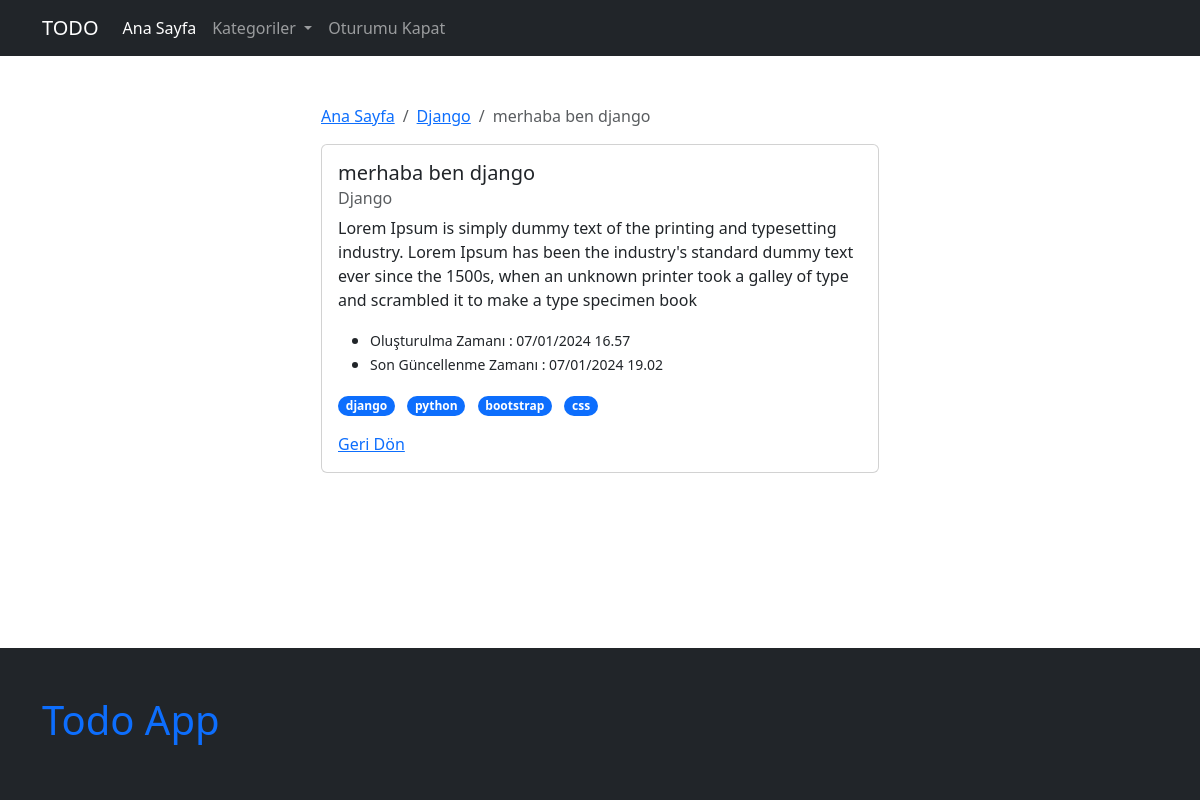
The app's page /category/django/todo/1/ (signed in) with its own data.
### todo/models.py (models this page shows, shortened)
class Todo(models.Model):
    user = models.ForeignKey(
        User, on_delete=models.CASCADE
    )  # kullanici silindigi zaman olusturdugu todolarda silinsin.
    category = models.ForeignKey(
        Category,
        on_delete=models.SET_NULL,
        null=True,
    )  # SET_NULL dersek null=True ifadesini
    title = models.CharField(max_length=200)
    content = models.TextField(blank=True, null=True)
    is_active = models.BooleanField(default=False)
    created_at = models.DateTimeField(auto_now_add=True)
    updated_at = models.DateTimeField(auto_now=True)
    tag = models.ManyToManyField(Tag)

class Category(models.Model):
    title = models.CharField(max_length=200)
    slug = AutoSlugField(populate_from="title", unique=True)
    is_active = models.BooleanField(default=False)
    def __str__(self):
        return self.title
    def get_absolute_url(self):
        return reverse(
            "category_view",
            kwargs={
                "category_slug": self.slug,
            },
        )  # kategori bilgilerinin ekrana daha kolay sekilde getirilmesini saglar. Bu fonksiyonu navbar.html sayfasindan cagirdik

class Tag(models.Model):
    title = models.CharField(max_length=200)
    slug = AutoSlugField(populate_from="title", unique=True)
    is_active = models.BooleanField(default=False)
    def __str__(self):
        return self.title
    def get_absolute_url(self):
        return reverse(
            "tag_view",
            kwargs={
                "tag_slug": self.slug,
            },
        )  # kategori bilgilerinin ekrana daha kolay sekilde getirilmesini saglar. Bu fonksiyonu navbar.html sayfasindan cagirdik

### todo/views.py (the view)
@login_required(login_url="/admin/login/")
def todo_detail_view(request, category_slug, id):
    todo = get_object_or_404(
        Todo, category__slug=category_slug, pk=id, user=request.user
    )
    context = dict(
        todo=todo,
    )
    return render(request, "todo/todo_detail.html", context)

### config/project_context_processors.py (called while the page is built)
def global_category_context(request):
    return dict(global_categories=Category.objects.filter(is_active=True))

### todo/templates/todo/todo_detail.html
{% extends 'core/base.html' %}
{% block container %}
<div class="col-sm-6 offset-sm-3">
    <nav aria-label="breadcrumb">
        <ol class="breadcrumb">
            <li class="breadcrumb-item"><a href="/">Ana Sayfa</a></li>
            <li class="breadcrumb-item"><a href="{{ todo.category.get_absolute_url }}">{{ todo.category.title }}</a>
            </li>
            <li class="breadcrumb-item active" aria-current="page">{{ todo.title }}</li>
        </ol>
    </nav>
    <div class="card">
        <div class="card-body">
            <h5 class="card-title">{{ todo.title }}</h5>
            <h6 class="card-subtitle mb-2 text-body-secondary">{{ todo.category }}</h6>
            <p class="card-text">{{ todo.content }}</p>
            <ul>
                <li><small>Oluşturulma Zamanı : {{ todo.created_at|date:"d/m/Y H.i" }}</small></li>
                <li><small>Son Güncellenme Zamanı : {{ todo.updated_at|date:"d/m/Y H.i" }}</small></li>
            </ul>
            <ul class="list-inline">
                {% for tag in todo.tag.all %}
                <li class="list-inline-item">
                    <a href="{{ tag.get_absolute_url }}" class="">
                        <span class="badge rounded-pill text-bg-primary">{{ tag }}</span>
                    </a>
                </li>
                {% endfor %}
            </ul>
            <a href="/" class="card-link">Geri Dön</a>
        </div>
    </div>
</div>
{% endblock container %}

### templates/core/base.html (shortened to what this page needs)
{% load static %}
<!doctype html>
<html lang="en">
  <head>
    <link rel="stylesheet" href="{% static 'css/bootstrap.min.css' %}">
</head>
<body>
    {% include 'core/navbar.html' %}
    <div class="container my-5">
        {% block container %}
        {% endblock container %}
    </div>
    {% include 'core/footer.html' %}
</body>
</html>

### templates/core/navbar.html (shortened to what this page needs)
<nav class="navbar navbar-expand-lg bg-dark navbar-dark">
  <div class="container">
    <a class="navbar-brand" href="/">TODO</a>
    <div class="collapse navbar-collapse" id="navbarNavAltMarkup">
      <ul class="navbar-nav">
        <li class="nav-item">
          <a class="nav-link active" aria-current="page" href="/">Ana Sayfa</a>
        </li>
        <li class="nav-item dropdown">
          <a class="nav-link dropdown-toggle" href="#" role="button" data-bs-toggle="dropdown"
            aria-expanded="false">Kategoriler
          </a>
        </li>
        <li class="nav-item">
          <a class="nav-link" aria-current="page" href="{% url 'logout_view' %}">Oturumu Kapat</a>
        </li>
      </ul>
    </div>
  </div>
</nav>

### templates/core/footer.html
<div class="bg-dark py-5 mt-5 fixed-bottom">
    <div class="container">
        <div class="col">
            <h1 class="text-primary">Todo App</h1>
        </div>
    </div>
</div>

### records on screen
Todo: category "Django", title "merhaba ben django", content "Lorem Ipsum is simply dummy text of the printing and typesetting industry. Lorem Ipsum has been the industry's standard dummy text ever since the 1500s, when an unknown printer took a galley of type and scrambled it to make a type specimen book", created_at "07/01/2024 16.57", updated_at "07/01/2024 19.02"
Tag: title "django"
Tag: title "python"
Tag: title "bootstrap"
Tag: title "css"
